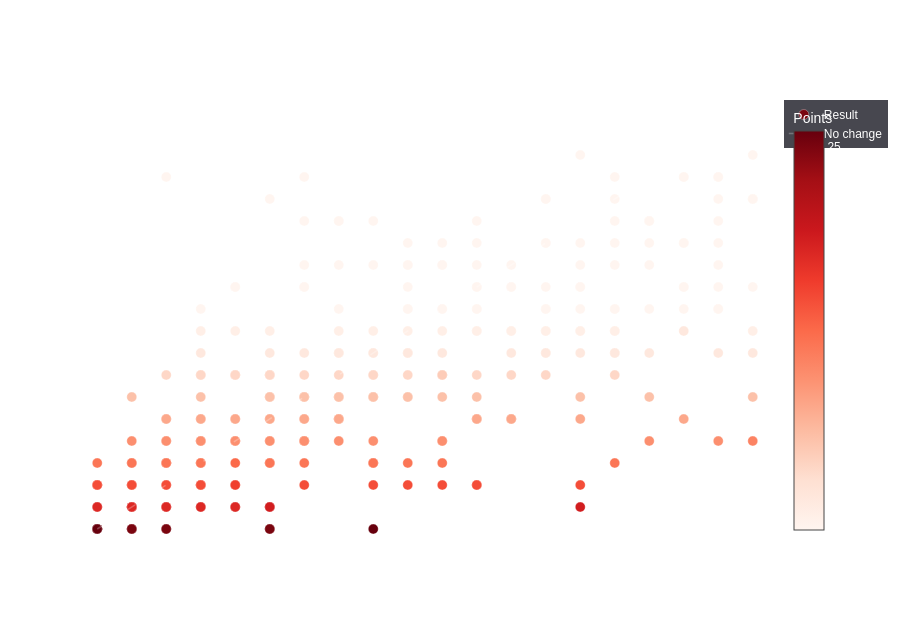

This figure's notebook cell:
### Markdown cell above
## 3.5 · Qualifying Impact — Grid vs Finish Position
*RQ2 — Does pole position dominate?*

### Code cell
fin = df_master[df_master['status']=='Finished'].dropna(subset=['grid_position','finish_position']).copy()

fig = go.Figure()
fig.add_trace(go.Scatter(
    x=fin['grid_position'], y=fin['finish_position'], mode='markers',
    marker=dict(size=10, color=fin['points'], colorscale='Reds', showscale=True,
                colorbar=dict(title='Points', tickfont=dict(color=WHITE), title_font=dict(color=WHITE)),
                line=dict(color='rgba(255,255,255,0.4)', width=0.8)),
    text=fin['driver_name'],
    hovertemplate='<b>%{text}</b><br>Grid: P%{x}<br>Finish: P%{y}<extra></extra>',
    name='Result',
))
fig.add_trace(go.Scatter(x=[1,20], y=[1,20], mode='lines',
    line=dict(color='rgba(255,255,255,0.25)', width=1.5, dash='dash'),
    name='No change', hoverinfo='skip'))

fig.update_layout(**layout_base,
    title=dict(text='Grid Position vs Finish Position (Qualifying Impact)',
               font=dict(size=18,color=WHITE), x=0.02),
    xaxis=dict(title='Grid Position (Qualifying)', range=[0.5,20.5],
               gridcolor='rgba(255,255,255,0.1)', color=WHITE, dtick=5),
    yaxis=dict(title='Finish Position (Race)', range=[0.5,20.5],
               gridcolor='rgba(255,255,255,0.1)', color=WHITE, dtick=5),
    height=620,
    legend=dict(bgcolor='rgba(26,26,36,0.8)', bordercolor='#444'))
fig.show()

### Figure 1 — Plotly figure (JSON) as saved in the notebook; plotly's stock layout.template omitted (floating-point values rounded to 4 significant figures; data arrays with more than 128 entries replaced by an {"elided": "..."} marker saying what was removed)
{"data": [{"hovertemplate": "<b>%{text}</b><br>Grid: P%{x}<br>Finish: P%{y}<extra></extra>", "marker": {"color": {"elided": "304 int values"}, "colorbar": {"tickfont": {"color": "#FFFFFF"}, "title": {"font": {"color": "#FFFFFF"}, "text": "Points"}}, "colorscale": [[0, "rgb(255,245,240)"], [0.125, "rgb(254,224,210)"], [0.25, "rgb(252,187,161)"], [0.375, "rgb(252,146,114)"], [0.5, "rgb(251,106,74)"], [0.625, "rgb(239,59,44)"], [0.75, "rgb(203,24,29)"], [0.875, "rgb(165,15,21)"], [1, "rgb(103,0,13)"]], "line": {"color": "rgba(255,255,255,0.4)", "width": 0.8}, "showscale": true, "size": 10}, "mode": "markers", "name": "Result", "text": {"elided": "304 str values"}, "type": "scatter", "x": {"elided": "304 int values"}, "y": {"elided": "304 float values"}}, {"hoverinfo": "skip", "line": {"color": "rgba(255,255,255,0.25)", "dash": "dash", "width": 1.5}, "mode": "lines", "name": "No change", "type": "scatter", "x": [1, 20], "y": [1, 20]}], "layout": {"font": {"color": "#FFFFFF", "family": "Arial"}, "height": 620, "hoverlabel": {"bgcolor": "#1A1A24", "font": {"color": "#FFFFFF"}}, "legend": {"bgcolor": "rgba(26,26,36,0.8)", "bordercolor": "#444"}, "paper_bgcolor": "rgba(0,0,0,0)", "plot_bgcolor": "rgba(0,0,0,0)", "title": {"font": {"color": "#FFFFFF", "size": 18}, "text": "Grid Position vs Finish Position (Qualifying Impact)", "x": 0.02}, "xaxis": {"color": "#FFFFFF", "dtick": 5, "gridcolor": "rgba(255,255,255,0.1)", "range": [0.5, 20.5], "title": {"text": "Grid Position (Qualifying)"}}, "yaxis": {"color": "#FFFFFF", "dtick": 5, "gridcolor": "rgba(255,255,255,0.1)", "range": [0.5, 20.5], "title": {"text": "Finish Position (Race)"}}}}
